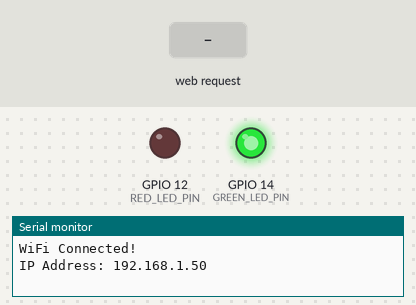
A sketch run on a simulated ESP32. Shown: output pins drawn as LEDs (lit = HIGH), the last lines printed to the serial monitor. The test bench sets the inputs (shaded band). WiFi joins after 1.5 s; servers stay silent unless stated.

Above: at 3.2 s.
3.3 s: HTTP request GET /on/both received
At 4.4 s:
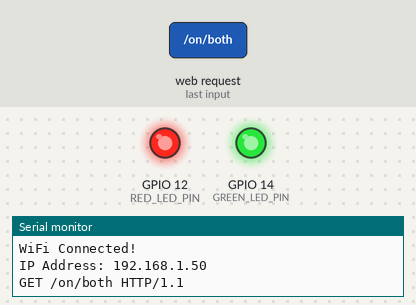
4.8 s: HTTP request GET /off/both received
At 5.6 s:
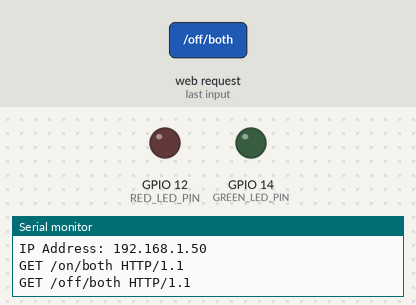
6.3 s: HTTP request GET /on received
At 6.7 s:
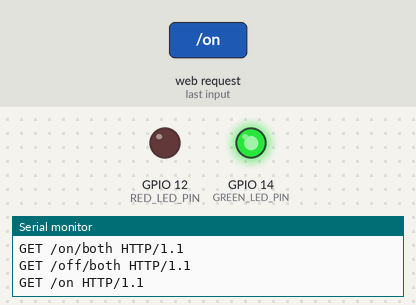
Timing chart, 0 to 9.3 s (numbered marks = the images above; inputs shaded):
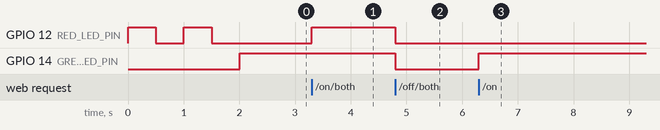

The sketch:

endpoints.ino
```cpp
#include <WiFi.h>

#define RED_LED_PIN 12
#define GREEN_LED_PIN 14

WiFiServer server(80);

const char* SSID = "YOUR_WIFI_SSID";
const char* PASSWORD = "YOUR_WIFI_PASSWORD";

void setup() {
  pinMode(RED_LED_PIN, OUTPUT);
  pinMode(GREEN_LED_PIN, OUTPUT);

  Serial.begin(115200);

  WiFi.begin(SSID, PASSWORD);

  while (WiFi.status() != WL_CONNECTED) {
    digitalWrite(RED_LED_PIN, HIGH);
    delay(500);
    digitalWrite(RED_LED_PIN, LOW);
    delay(500);
  }

  // Connected success
  digitalWrite(RED_LED_PIN, LOW);
  digitalWrite(GREEN_LED_PIN, HIGH);
  Serial.println("\nWiFi Connected!");
  Serial.print("IP Address: ");
  Serial.println(WiFi.localIP());

  server.begin();
}

void loop() {
  WiFiClient client = server.available();

  if (client) {
    String request = client.readStringUntil('\r');
    Serial.println(request);

    // Specific endpoints check first using else-if block
    if (request.indexOf("/on/both") != -1) {
      digitalWrite(GREEN_LED_PIN, HIGH);
      digitalWrite(RED_LED_PIN, HIGH);
    }
    else if (request.indexOf("/off/both") != -1) {
      digitalWrite(GREEN_LED_PIN, LOW);
      digitalWrite(RED_LED_PIN, LOW);
    }
    else if (request.indexOf("/on") != -1) {
      digitalWrite(RED_LED_PIN, LOW);
      digitalWrite(GREEN_LED_PIN, HIGH);
    }
    else if (request.indexOf("/off") != -1) {
      digitalWrite(GREEN_LED_PIN, LOW);
      digitalWrite(RED_LED_PIN, HIGH);
    }

    // HTTP Response
    client.println("HTTP/1.1 200 OK");
    client.println("Content-Type: text/html");
    client.println("Connection: close");
    client.println();
    client.println("<!DOCTYPE HTML><html><body><h1>ESP32 LED Control OK</h1></body></html>");

    delay(1);
    client.stop(); // Close connection
  }
}
```

Measured:
- after the input at 3.3 s, GPIO 12 (RED_LED_PIN): LOW → HIGH at once
- after the input at 4.8 s, GPIO 12 (RED_LED_PIN), GPIO 14 (GREEN_LED_PIN): HIGH → LOW at once
- after the input at 6.3 s, GPIO 14 (GREEN_LED_PIN): LOW → HIGH at once
